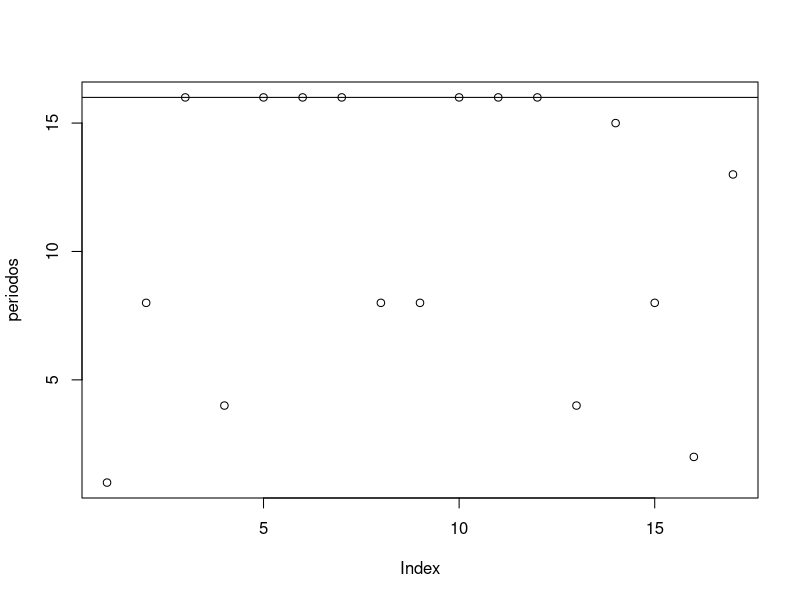

This figure's R source: (Note: this script raises an error after producing the figure.)
M <- 31
a <- 11 ## a>0 y entero 
##############
vq <- 0
a1M <- 0.5
i <- 0
while(a1M!=floor(a1M)){
    i <- i + 1
    a1M <- (a^i-1)/M
    vq[i] <- a1M==floor(a1M)
}
vq
i

#########################################################
#########################################################
#########################################################

M <- 17
periodos <- numeric(M)
##############
for(aj in 1:M){
    a1M <- 0.5
    i <- 0
    while(a1M!=floor(a1M)){
        i <- i + 1
        a1M <- (aj^i-1)/M
    }
    periodos[aj] <- i
}
plot(periodos)
abline(h=M-1)
periodos
##########
numalea <- function(m,x0,a,c,M){
    aux <- numeric(m)
    aux[1] <- x0
    for(i in 2:m){
        aux[i] <-  (aux[i-1]*a+c)%%M
    }
    aux
    #aux/M
}

muestra <- numalea(M,13,aux,0,M)
muestra
plot(muestra)
muestra*M

#################################################
M <- 31
q_ <- M-1
menor <- 0
primitivas1 <- 1
primitivas2 <- 1
i <- 0
j <- 0
for(a in 2:(M-1)){
    xx <- (a^q_-1)/M
    if(xx==floor(xx)){
        j <- j + 1
        primitivas2[j] <- a
        aux2 <- (a^(1:(M-1))-1)/M
        menor <- sum(aux2==floor(aux2))
        if(menor==1){
            i <- i + 1
            primitivas1[i] <- a
        }
    }
}

